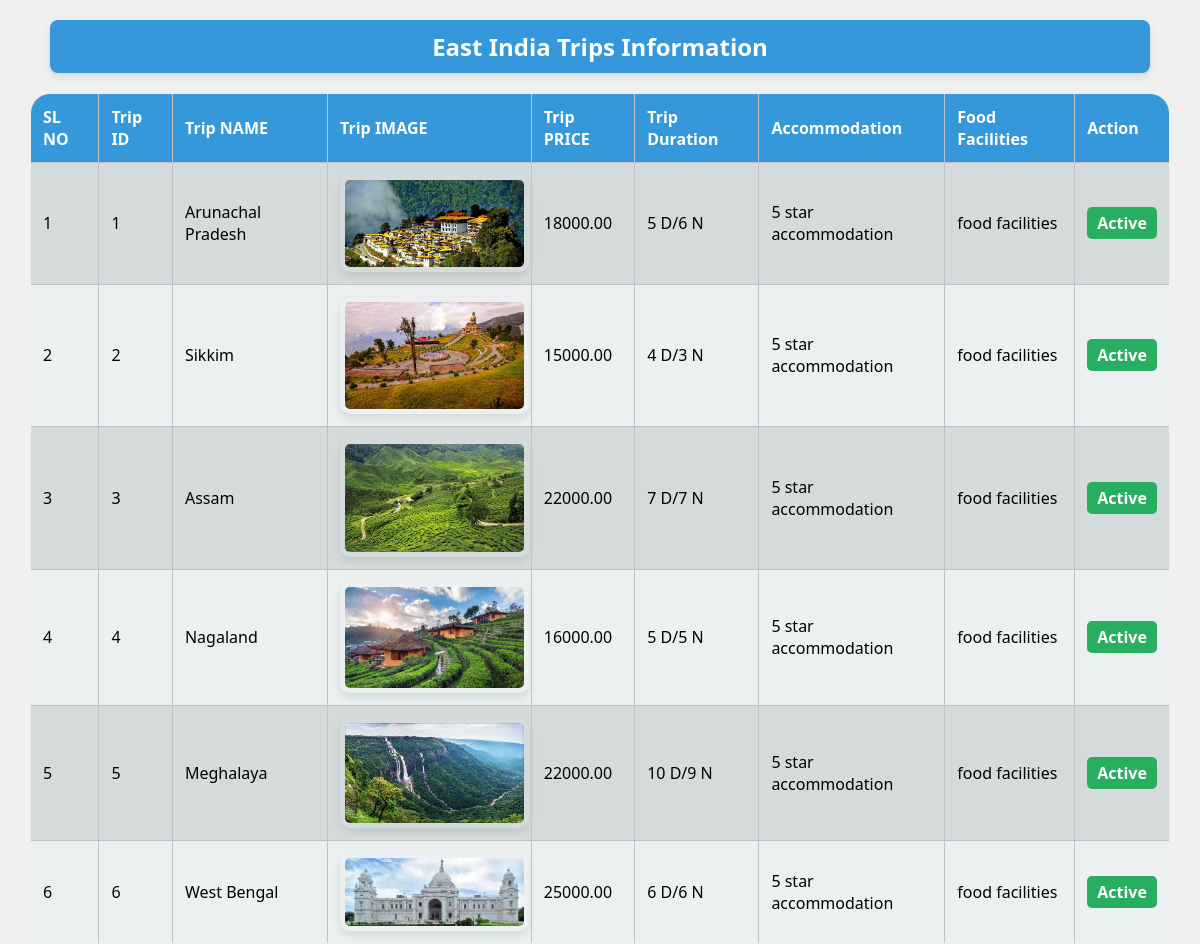
The page /ADMIN/DESTINATION/Eastindia/eadminshow.php on the database its author committed.
### tables this page shows
CREATE TABLE `east_india` (
  `id` int(11) NOT NULL,
  `name` varchar(255) NOT NULL,
  `image` varchar(255) NOT NULL,
  `price` decimal(10,2) NOT NULL,
  `duration` varchar(20) NOT NULL,
  `accommodation` varchar(255) NOT NULL,
  `transportation` varchar(255) NOT NULL,
  `food_facilities` varchar(255) NOT NULL,
  `availability` int(11) NOT NULL,
  `reviews_count` int(11) NOT NULL,
  `destination_id` int(11) DEFAULT NULL
);

### ADMIN/DESTINATION/Eastindia/eadminshow.php (the view, shortened to what this page needs)
<?php
include("connection.php");
$sql = "select * from east_india";
$result = mysqli_query($con, $sql);
?>
<!DOCTYPE html>
<html lang="en">
<head>
</head>
<body>
    <center>
        <h2>East India Trips Information</h2>
    </center>
    <table border="1" align="center">
        <tr>
            <th>SL NO</th>
            <th>Trip ID</th>
            <th>Trip NAME</th>
            <th>Trip IMAGE</th>
            <th>Trip PRICE</th>
            <th>Trip Duration</th>
            <th>Accommodation</th>
            <th>Food Facilities</th>
            <th>Action</th>
        </tr>
        <?php
        $ctr = 1;
        $sql2 = "SELECT * FROM east_india ORDER BY id";
        $query = mysqli_query($con, $sql2);
        if ($query->num_rows > 0)
            while ($rec = mysqli_fetch_array($result, MYSQLI_BOTH)) {
                $imageURL = 'http://localhost/tt/assets/images/packages/' . $rec["image"]; ?>
            <tr>
                <td><?php echo $ctr; ?></td>
                <td><?php echo $rec["id"]; ?></td>
                <td><?php echo $rec["name"]; ?></td>
                <td>
                    <img src="<?php echo $imageURL; ?>" alt="" width="50" height="50">
                </td>
                <td><?php echo $rec["price"]; ?></td>
                <td><?php echo $rec["duration"]; ?></td>
                <td><?php echo $rec["accommodation"]; ?></td>
                <td><?php echo $rec["food_facilities"]; ?></td>
                <td>
                    <span class="status-indicator <?php echo ($rec['availability'] == 1) ? 'active' : 'inactive'; ?>" data-tripid="<?php echo $rec['id']; ?>" data-status="<?php echo $rec['availability']; ?>">
                        <?php echo ($rec['availability'] == 1) ? 'Active' : 'Inactive'; ?>
                    </span>
                </td>
            </tr>
        <?php
                $ctr++;
            }
        ?>
    </table>
</body>
</html>

### ADMIN/DESTINATION/Eastindia/eadminshow.php (style rules this page uses)
body { font-family: 'Segoe UI', Tahoma, Geneva, Verdana, sans-serif; background-color: #f0f0f0; margin: 0; padding: 0; justify-content: center; align-items: center; height: 100vh; }
h2 { color: #333; text-align: center; margin-top: 20px; padding: 10px; background-color: #3498db; width: 90%; color: #fff; border-radius: 8px; box-shadow: 0 4px 8px rgba(0, 0, 0, 0.1); }
table { border-collapse: collapse; width: 95%; margin-top: 20px; background-color: #ecf0f1; border-radius: 20px; overflow: hidden; }
th, td { border: 1px solid #bdc3c7; padding: 12px; text-align: left; }
th { background-color: #3498db; color: white; }
img { display: block; margin: auto; border-radius: 10px; padding: 5px; box-shadow: 0 4px 8px rgba(0, 0, 0, 0.1); width: 100%; max-width: 200px; height: auto; transition: transform 0.3s ease-in-out; }
tr:nth-child(even) { background-color: #d5dbdb; }
.status-indicator { padding: 5px 10px; border-radius: 5px; font-weight: bold; }
.active { background-color: #27ae60; color: #ffffff; }

### rows shown on the page
east_india: id "1", name "Arunachal Pradesh", image (picture), price "18000.00", duration "5 D/6 N", accommodation "5 star accommodation", food_facilities "food facilities", availability "Active"
east_india: id "2", name "Sikkim", image (picture), price "15000.00", duration "4 D/3 N", accommodation "5 star accommodation", food_facilities "food facilities", availability "Active"
east_india: id "3", name "Assam", image (picture), price "22000.00", duration "7 D/7 N", accommodation "5 star accommodation", food_facilities "food facilities", availability "Active"
east_india: id "4", name "Nagaland", image (picture), price "16000.00", duration "5 D/5 N", accommodation "5 star accommodation", food_facilities "food facilities", availability "Active"
east_india: id "5", name "Meghalaya", image (picture), price "22000.00", duration "10 D/9 N", accommodation "5 star accommodation", food_facilities "food facilities", availability "Active"
east_india: id "6", name "West Bengal", image (picture), price "25000.00", duration "6 D/6 N", accommodation "5 star accommodation", food_facilities "food facilities", availability "Active"
